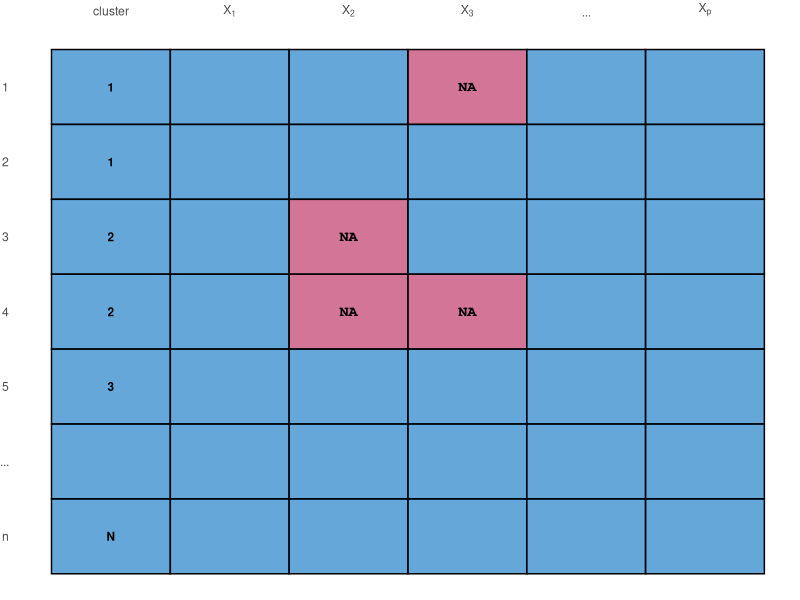

The R script that drew this image:
## ---- chunk 1
library(knitr)
library(ggplot2)
## ---- chunk 2
dat <- expand.grid(rows = 1:7, cols = 1:6) |>
  cbind(
    text = c("1", "1", "2", "2", "3", "", "N", rep("", 35)),
    miss = c(rep("", 16), "NA", "NA", "", "", "", "NA", "", "", "NA", rep("", 17))
  )
ggplot(dat, aes(x = cols, y = rows, fill = ifelse(miss == "NA", "#B61A51B3", "#006CC2B3"))) +
  geom_tile(color = "black",
            alpha = 0.6,
            linewidth = 0.5) +
  geom_text(aes(label = text), color = "black", size = 3, fontface = "bold") +
  geom_text(
    aes(label = miss),
    color = "black",
    family = "mono",
    fontface = "bold"
  ) +
  scale_x_continuous(
    breaks = 1:6,
    labels = c(
      "cluster",
      expression(X[1]),
      expression(X[2]),
      expression(X[3]),
      "...",
      expression(X[p])
    ),
    name = NULL,
    position = "top"
  ) +
  scale_y_continuous(
    breaks = 1:7,
    labels = c(1:5, "...", "n"),
    name = NULL,
    trans = "reverse"
  ) +
  scale_fill_identity() +
  # coord_cartesian(expand = c(0,0)) +
  theme_minimal() +
  theme(panel.grid = element_blank(),
        plot.margin = unit(c(0, 0, 0, 0), "pt"))
## ---- chunk 3
library(lme4)
# sleepstudy
library(nlme)
# MathAchieve
library(palmerpenguins)
penguins
